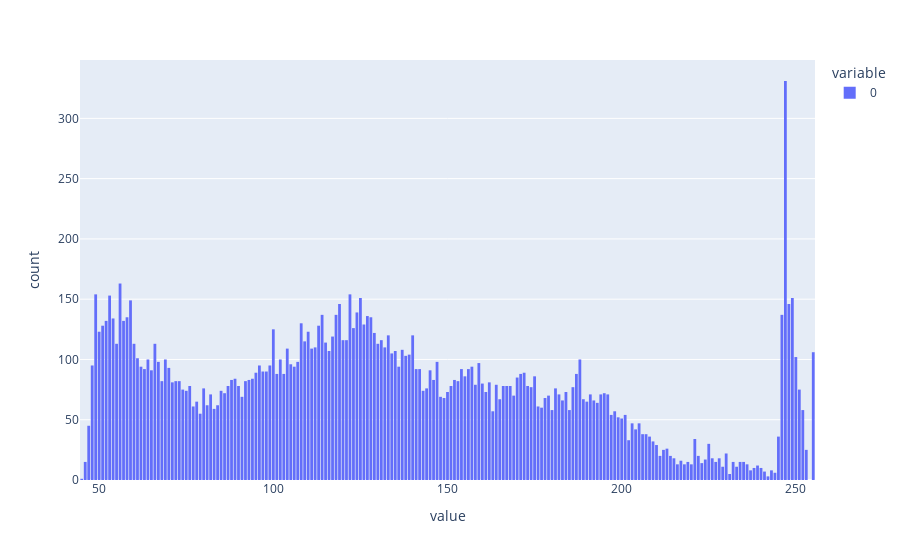

Notebook code for this chart:
### Code cell
fig = px.histogram(train_dataset.imgs[152][0].flatten(), nbins = 256)
fig.update_layout(bargap=0.2)
fig.show()

### Figure 1 — Plotly figure (JSON) as saved in the notebook; plotly's stock layout.template omitted (floating-point values rounded to 4 significant figures; data arrays with more than 128 entries replaced by an {"elided": "..."} marker saying what was removed)
{"data": [{"alignmentgroup": "True", "bingroup": "x", "hovertemplate": "variable=0<br>value=%{x}<br>count=%{y}<extra></extra>", "legendgroup": "0", "marker": {"color": "#636efa", "pattern": {"shape": ""}}, "name": "0", "nbinsx": 256, "offsetgroup": "0", "orientation": "v", "showlegend": true, "type": "histogram", "x": {"elided": "16384 int values"}, "xaxis": "x", "yaxis": "y"}], "layout": {"bargap": 0.2, "barmode": "relative", "legend": {"title": {"text": "variable"}, "tracegroupgap": 0}, "margin": {"t": 60}, "xaxis": {"anchor": "y", "domain": [0, 1], "title": {"text": "value"}}, "yaxis": {"anchor": "x", "domain": [0, 1], "title": {"text": "count"}}}}
